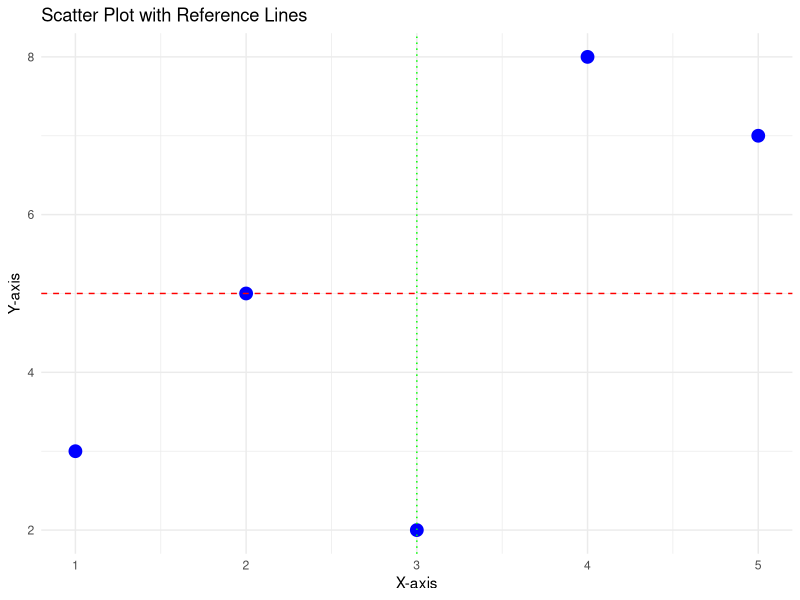

Source code (R):
# Load ggplot2 package
library(ggplot2)

# Sample data
df <- data.frame(
  x = c(1, 2, 3, 4, 5),
  y = c(3, 5, 2, 8, 7)
)

# Create scatter plot with horizontal and vertical reference lines
ggplot(df, aes(x = x, y = y)) +
  geom_point(color = "blue", size = 4) +
  geom_hline(yintercept = 5, color = "red", linetype = "dashed") +  # Horizontal line at y = 5
  geom_vline(xintercept = 3, color = "green", linetype = "dotted") + # Vertical line at x = 3
  labs(title = "Scatter Plot with Reference Lines",
       x = "X-axis", 
       y = "Y-axis") +
  theme_minimal()
